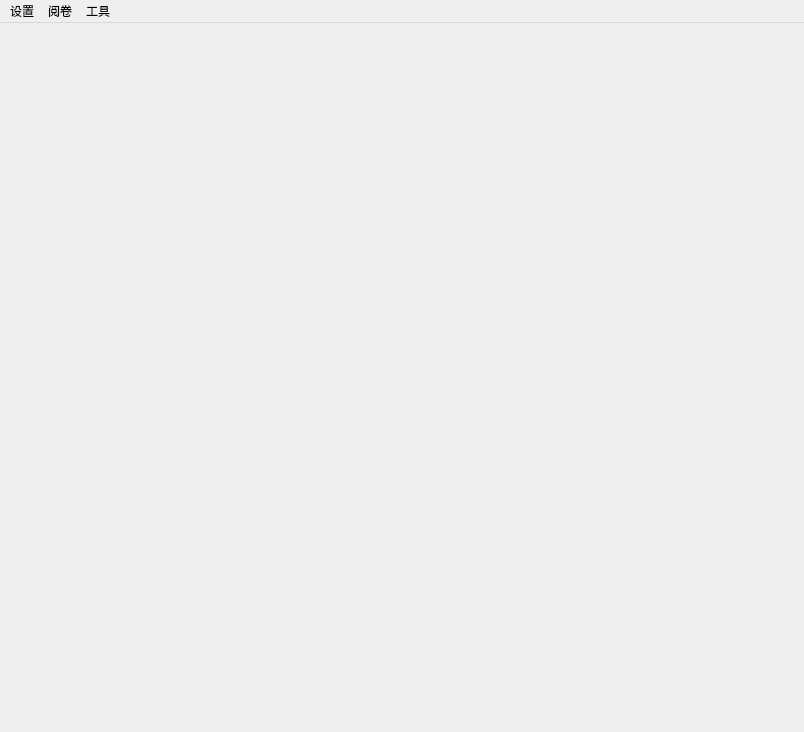
<?xml version="1.0" encoding="UTF-8"?>
<ui version="4.0">
 <class>menuWindow</class>
 <widget class="QMainWindow" name="menuWindow">
  <property name="geometry">
   <rect>
    <x>0</x>
    <y>0</y>
    <width>804</width>
    <height>732</height>
   </rect>
  </property>
  <property name="windowTitle">
   <string>自动阅卷系统</string>
  </property>
  <widget class="QWidget" name="centralwidget">
   <widget class="QStackedWidget" name="stackedWidget">
    <property name="geometry">
     <rect>
      <x>-2</x>
      <y>-1</y>
      <width>801</width>
      <height>701</height>
     </rect>
    </property>
    <property name="currentIndex">
     <number>-1</number>
    </property>
   </widget>
  </widget>
  <widget class="QMenuBar" name="menubar">
   <property name="geometry">
    <rect>
     <x>0</x>
     <y>0</y>
     <width>804</width>
     <height>26</height>
    </rect>
   </property>
   <widget class="QMenu" name="menuAutomaticGradingSystem">
    <property name="title">
     <string>阅卷</string>
    </property>
    <addaction name="actionInputAnswer"/>
    <addaction name="actionInputReply"/>
    <addaction name="actionGradingPaper"/>
    <addaction name="actionOutputExcel"/>
   </widget>
   <widget class="QMenu" name="menuTools">
    <property name="title">
     <string>工具</string>
    </property>
    <addaction name="actionDisplayPicture"/>
   </widget>
   <widget class="QMenu" name="menuSettings">
    <property name="title">
     <string>设置</string>
    </property>
    <addaction name="actionPerspectiveTransformation"/>
    <addaction name="actionPreprocessingPapers"/>
    <addaction name="actionExamPaperSetting"/>
   </widget>
   <addaction name="menuSettings"/>
   <addaction name="menuAutomaticGradingSystem"/>
   <addaction name="menuTools"/>
  </widget>
  <action name="actionInputAnswer">
   <property name="text">
    <string>读入答案</string>
   </property>
  </action>
  <action name="actionInputReply">
   <property name="text">
    <string>读入试卷</string>
   </property>
  </action>
  <action name="actionGradingPaper">
   <property name="text">
    <string>开始阅卷</string>
   </property>
  </action>
  <action name="actionOutputExcel">
   <property name="text">
    <string>导出为Excel</string>
   </property>
  </action>
  <action name="action1">
   <property name="text">
    <string>1</string>
   </property>
  </action>
  <action name="action2">
   <property name="text">
    <string>2</string>
   </property>
  </action>
  <action name="action3">
   <property name="text">
    <string>3</string>
   </property>
  </action>
  <action name="action4">
   <property name="text">
    <string>4</string>
   </property>
  </action>
  <action name="action5">
   <property name="text">
    <string>5</string>
   </property>
  </action>
  <action name="action6">
   <property name="text">
    <string>6</string>
   </property>
  </action>
  <action name="actionDisplayPicture">
   <property name="text">
    <string>浏览图片</string>
   </property>
  </action>
  <action name="action2_2">
   <property name="text">
    <string>2</string>
   </property>
  </action>
  <action name="action3_2">
   <property name="text">
    <string>3</string>
   </property>
  </action>
  <action name="action4_2">
   <property name="text">
    <string>4</string>
   </property>
  </action>
  <action name="action5_2">
   <property name="text">
    <string>5</string>
   </property>
  </action>
  <action name="action6_2">
   <property name="text">
    <string>6</string>
   </property>
  </action>
  <action name="action1_3">
   <property name="text">
    <string>1</string>
   </property>
  </action>
  <action name="action2_3">
   <property name="text">
    <string>2</string>
   </property>
  </action>
  <action name="action3_3">
   <property name="text">
    <string>3</string>
   </property>
  </action>
  <action name="action4_3">
   <property name="text">
    <string>4</string>
   </property>
  </action>
  <action name="action5_3">
   <property name="text">
    <string>5</string>
   </property>
  </action>
  <action name="action6_3">
   <property name="text">
    <string>6</string>
   </property>
  </action>
  <action name="action1_4">
   <property name="text">
    <string>1</string>
   </property>
  </action>
  <action name="action2_4">
   <property name="text">
    <string>2</string>
   </property>
  </action>
  <action name="action3_4">
   <property name="text">
    <string>3</string>
   </property>
  </action>
  <action name="action4_4">
   <property name="text">
    <string>4</string>
   </property>
  </action>
  <action name="action5_4">
   <property name="text">
    <string>5</string>
   </property>
  </action>
  <action name="action6_4">
   <property name="text">
    <string>6</string>
   </property>
  </action>
  <action name="action1_5">
   <property name="text">
    <string>1</string>
   </property>
  </action>
  <action name="action2_5">
   <property name="text">
    <string>2</string>
   </property>
  </action>
  <action name="action3_5">
   <property name="text">
    <string>3</string>
   </property>
  </action>
  <action name="action4_5">
   <property name="text">
    <string>4</string>
   </property>
  </action>
  <action name="action5_5">
   <property name="text">
    <string>5</string>
   </property>
  </action>
  <action name="action6_5">
   <property name="text">
    <string>6</string>
   </property>
  </action>
  <action name="actionPerspectiveTransformation">
   <property name="text">
    <string>透视变化</string>
   </property>
  </action>
  <action name="action1_7">
   <property name="text">
    <string>试卷分值设置</string>
   </property>
  </action>
  <action name="action1_8">
   <property name="text">
    <string/>
   </property>
  </action>
  <action name="action1_9">
   <property name="text">
    <string/>
   </property>
  </action>
  <action name="action1_10">
   <property name="text">
    <string>1</string>
   </property>
  </action>
  <action name="action1_11">
   <property name="text">
    <string>1</string>
   </property>
  </action>
  <action name="action1_12">
   <property name="text">
    <string>1</string>
   </property>
  </action>
  <action name="action1_13">
   <property name="text">
    <string>1</string>
   </property>
  </action>
  <action name="action1_14">
   <property name="text">
    <string>1</string>
   </property>
  </action>
  <action name="action1_15">
   <property name="text">
    <string>1</string>
   </property>
  </action>
  <action name="actionPreprocessingPapers">
   <property name="text">
    <string>预处理试卷</string>
   </property>
  </action>
  <action name="actionExamPaperSetting">
   <property name="text">
    <string>试卷设置</string>
   </property>
  </action>
 </widget>
 <resources/>
 <connections/>
</ui>
